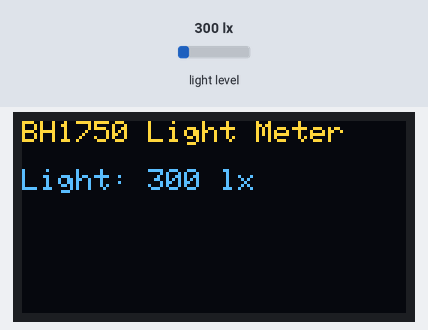
A sketch run on a simulated Arduino Uno, built with avr-gcc and run on an emulated ATmega328P. Shown: 128×64 one-colour display. Wiring (inferred from the names in the program): BH1750 light sensor at I2C address 0x23. Inputs (shaded band) come from the test bench; at power-on: light level 300 lx. The OLED is the two-colour kind (top 16 rows yellow); what the sketch prints to the serial monitor is not drawn.

Above: at 1.2 s.
1.3 s: light level set to 40 lx
At 2.6 s:
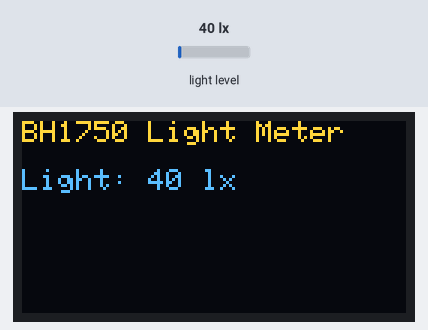
2.9 s: light level set to 500 lx
At 3.6 s:
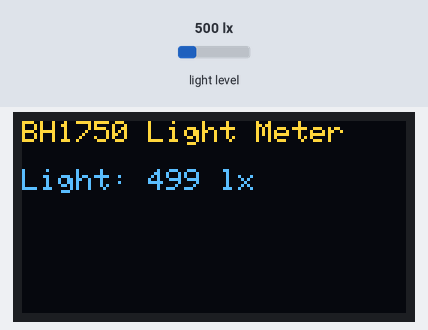
4.4 s: light level set to 1000 lx
At 5.6 s:
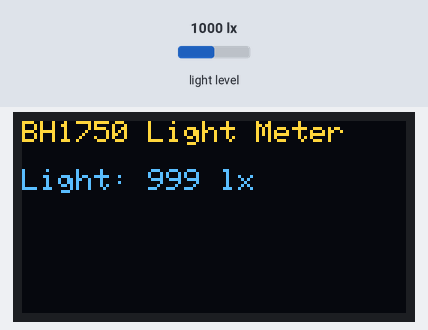
Timing chart, 0 to 7.4 s (numbered marks = the images above; inputs shaded):
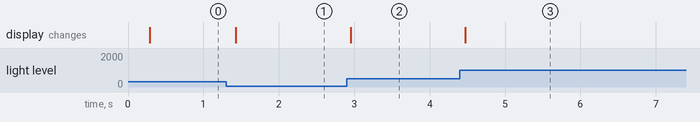

Measured:
- after the input at 1.3 s, the display: changes after 0.13 s (image 1)
- after the input at 2.9 s, the display: changes after 0.05 s (image 2)
- after the input at 4.4 s, the display: changes after 0.08 s (image 3)

The sketch:

BH1750_OLED_Display.ino
```cpp
#include <Wire.h>
#include <SPI.h>
#include <Adafruit_GFX.h>
#include <Adafruit_SSD1306.h>

#define OLED_RESET -1
#define SCREEN_WIDTH 128 // OLED display width, in pixels
#define SCREEN_HEIGHT 64 // OLED display height, in pixels

Adafruit_SSD1306 OLED(SCREEN_WIDTH, SCREEN_HEIGHT, &Wire, OLED_RESET);

int BH1750address = 0x23;
byte buff[2];

void setup() {
  Wire.begin();

  Serial.begin(9600); // Initialize serial communication

  if (!OLED.begin(SSD1306_SWITCHCAPVCC, 0x3C)) { // Initialize the OLED
    Serial.println(F("SSD1306 allocation failed"));
    for (;;); // Don't proceed, loop forever
  }

  OLED.clearDisplay();
  OLED.setTextColor(WHITE);

  // Display title and subtitle
  OLED.setTextSize(1);
  OLED.setCursor(0, 0);
  OLED.println(F("BH1750 Light Meter"));

  OLED.setTextSize(2);
  OLED.setCursor(0, 16);
  OLED.print(F("Light: "));

  OLED.display();

  BH1750_Init(BH1750address);
}

void loop() {
  uint16_t val = 0;
  delay(200);

  if (BH1750_Read(BH1750address) == 2) {
    val = ((buff[0] << 8) | buff[1]) / 1.2;

    // Display on OLED
    OLED.clearDisplay();
    OLED.setTextSize(1);
    OLED.setCursor(0, 0);
    OLED.println(F("BH1750 Light Meter"));

    OLED.setTextSize(1);
    OLED.setCursor(0, 16);
    OLED.print(F("Light: "));
    OLED.print(val);
    OLED.print(F(" lx"));

    OLED.display();

    // Show value in Serial Monitor
    Serial.println(String(val) + " lx");
  }

  delay(150);
}

int BH1750_Read(int address) {
  int i = 0;
  Wire.beginTransmission(address);
  Wire.requestFrom(address, 2);

  while (Wire.available()) {
    buff[i] = Wire.read();
    i++;
  }

  Wire.endTransmission();
  return i;
}

void BH1750_Init(int address) {
  Wire.beginTransmission(address);
  Wire.write(0x10); // Continuously H-Resolution Mode
  Wire.endTransmission();
}
```
